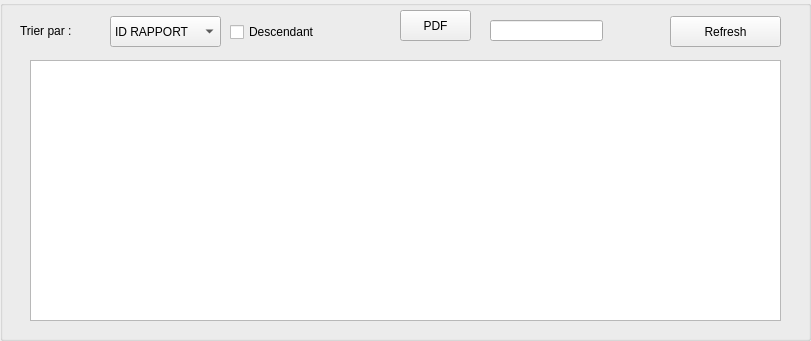
               <widget class="QGroupBox" name="groupBox_affichage">
                <property name="geometry">
                 <rect>
                  <x>10</x>
                  <y>10</y>
                  <width>811</width>
                  <height>341</height>
                 </rect>
                </property>
                <property name="title">
                 <string/>
                </property>
                <widget class="QLabel" name="label_31">
                 <property name="geometry">
                  <rect>
                   <x>20</x>
                   <y>23</y>
                   <width>91</width>
                   <height>16</height>
                  </rect>
                 </property>
                 <property name="text">
                  <string>Trier par :</string>
                 </property>
                </widget>
                <widget class="QComboBox" name="comboBox_trie">
                 <property name="geometry">
                  <rect>
                   <x>110</x>
                   <y>16</y>
                   <width>111</width>
                   <height>31</height>
                  </rect>
                 </property>
                 <item>
                  <property name="text">
                   <string>ID RAPPORT</string>
                  </property>
                 </item>
                 <item>
                  <property name="text">
                   <string>OBJET</string>
                  </property>
                 </item>
                 <item>
                  <property name="text">
                   <string>ID AUDITEUR</string>
                  </property>
                 </item>
                 <item>
                  <property name="text">
                   <string>DATE DE CREATION</string>
                  </property>
                 </item>
                 <item>
                  <property name="text">
                   <string>RESULTAT</string>
                  </property>
                 </item>
                 <item>
                  <property name="text">
                   <string>RECOMMENDATION</string>
                  </property>
                 </item>
                 <item>
                  <property name="text">
                   <string>NOM ENTREPRISE</string>
                  </property>
                 </item>
                </widget>
                <widget class="QCheckBox" name="checkBox">
                 <property name="geometry">
                  <rect>
                   <x>230</x>
                   <y>22</y>
                   <width>111</width>
                   <height>20</height>
                  </rect>
                 </property>
                 <property name="text">
                  <string>Descendant</string>
                 </property>
                </widget>
                <widget class="QTableView" name="tableView">
                 <property name="geometry">
                  <rect>
                   <x>30</x>
                   <y>60</y>
                   <width>751</width>
                   <height>261</height>
                  </rect>
                 </property>
                 <property name="cursor" stdset="0">
                  <cursorShape>PointingHandCursor</cursorShape>
                 </property>
                </widget>
                <widget class="QPushButton" name="pushButton_afficher">
                 <property name="geometry">
                  <rect>
                   <x>670</x>
                   <y>16</y>
                   <width>111</width>
                   <height>31</height>
                  </rect>
                 </property>
                 <property name="styleSheet">
                  <string notr="true"/>
                 </property>
                 <property name="text">
                  <string>Refresh</string>
                 </property>
                </widget>
                <widget class="QPushButton" name="pushButton_pdf">
                 <property name="geometry">
                  <rect>
                   <x>400</x>
                   <y>10</y>
                   <width>71</width>
                   <height>31</height>
                  </rect>
                 </property>
                 <property name="text">
                  <string>PDF</string>
                 </property>
                </widget>
                <widget class="QLineEdit" name="lineEdit_pdf">
                 <property name="geometry">
                  <rect>
                   <x>490</x>
                   <y>20</y>
                   <width>113</width>
                   <height>21</height>
                  </rect>
                 </property>
                </widget>
               </widget>
